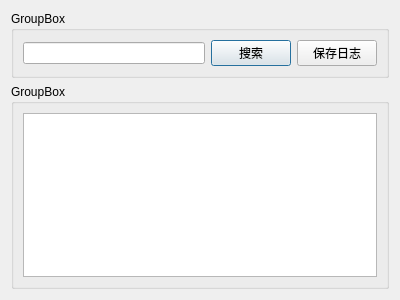
<?xml version="1.0" encoding="UTF-8"?>
<ui version="4.0">
 <class>Log_Windows</class>
 <widget class="QDialog" name="Log_Windows">
  <property name="geometry">
   <rect>
    <x>0</x>
    <y>0</y>
    <width>400</width>
    <height>300</height>
   </rect>
  </property>
  <property name="windowTitle">
   <string>Dialog</string>
  </property>
  <layout class="QVBoxLayout" name="verticalLayout_2">
   <item>
    <widget class="QGroupBox" name="groupBox_2">
     <property name="title">
      <string>GroupBox</string>
     </property>
     <layout class="QHBoxLayout" name="horizontalLayout_4">
      <item>
       <layout class="QHBoxLayout" name="horizontalLayout">
        <item>
         <widget class="QLineEdit" name="lineEdit"/>
        </item>
        <item>
         <widget class="QPushButton" name="pushButton">
          <property name="text">
           <string>搜索</string>
          </property>
         </widget>
        </item>
        <item>
         <layout class="QHBoxLayout" name="horizontalLayout_3"/>
        </item>
        <item>
         <widget class="QPushButton" name="pushButton_2">
          <property name="text">
           <string>保存日志</string>
          </property>
         </widget>
        </item>
       </layout>
      </item>
     </layout>
    </widget>
   </item>
   <item>
    <widget class="QGroupBox" name="groupBox">
     <property name="title">
      <string>GroupBox</string>
     </property>
     <layout class="QVBoxLayout" name="verticalLayout">
      <item>
       <widget class="QTextEdit" name="textEdit"/>
      </item>
     </layout>
    </widget>
   </item>
  </layout>
 </widget>
 <resources/>
 <connections/>
</ui>
